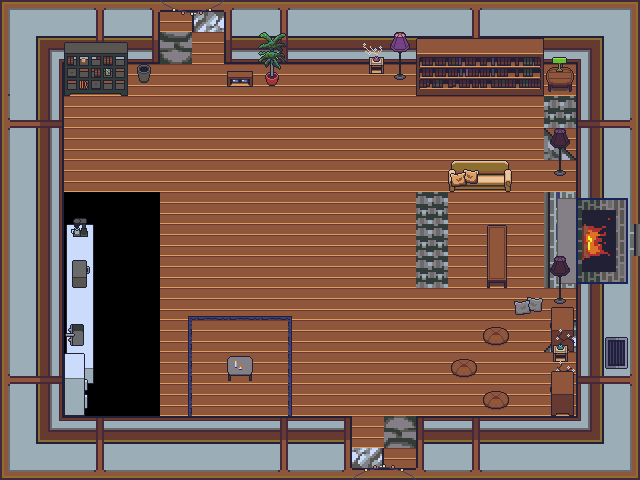

A 2D game scene composited from a Tiled map and its tileset images. What follows is a short description and the map's XML, with each tile layer's data collapsed to a summary:
An orthogonal 20x15 tile map with 32x32 px tiles, 9 tile layers (floors, floors 2, floors 3, walls, ...), 4 tilesets.

<map version="1.4" tiledversion="1.4.2" orientation="orthogonal" renderorder="right-down" width="20" height="15" tilewidth="32" tileheight="32" infinite="0" nextlayerid="17" nextobjectid="1">
 <tileset firstgid="1" source="../../../tilesets/Gather Public Outside 0.x.tsx" />
 <tileset firstgid="1921" source="../../../tilesets/Gather Conference 0.x.tsx" />
 <tileset firstgid="2945" source="../../../tilesets/Gather Games 0.x.tsx" />
 <tileset firstgid="3873" source="../../../tilesets/Gather Furniture 0.x.tsx" />
 <group id="12" name="background">
  <layer id="1" name="floors" width="20" height="15">
   <data>[300 cells, 300 non-empty, 3 distinct tile ids]</data>
  </layer>
  <layer id="3" name="floors 2" width="20" height="15">
   <data>[300 cells, 85 non-empty, 20 distinct tile ids]</data>
  </layer>
  <layer id="8" name="floors 3" width="20" height="15">
   <data>[300 cells, 11 non-empty, 5 distinct tile ids]</data>
  </layer>
  <layer id="2" name="walls" width="20" height="15">
   <data>[300 cells, 124 non-empty, 21 distinct tile ids]</data>
  </layer>
  <layer id="4" name="furnish" width="20" height="15">
   <data>[300 cells, 60 non-empty, 49 distinct tile ids]</data>
  </layer>
  <layer id="5" name="furnish 2" width="20" height="15">
   <data>[300 cells, 25 non-empty, 25 distinct tile ids]</data>
  </layer>
  <layer id="7" name="furnish 3" width="20" height="15">
   <data>[300 cells, 2 non-empty, 2 distinct tile ids]</data>
  </layer>
 </group>
 <group id="14" name="foreground">
  <layer id="16" name="fg 1" width="20" height="15">
   <data>[300 cells, 11 non-empty, 8 distinct tile ids]</data>
  </layer>
  <layer id="15" name="fg 2" width="20" height="15">
   <data>[300 cells, 13 non-empty, 7 distinct tile ids]</data>
  </layer>
 </group>
</map>
